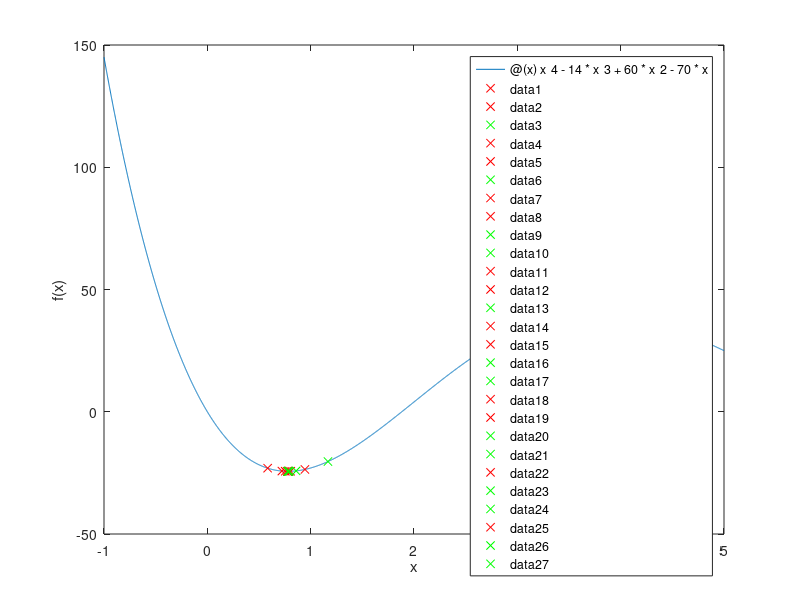

Write MATLAB code to recreate this figure.
f =@(x)x^4-14*x^3+60*x^2-70*x;         %function

a = 0;                   
b = 4;      
N= 50;                    %max iteration
eps = 0.00001             %epsilon

figure,fplot(f,[a-1,b+1])
ylabel ('f(x)')
xlabel ('x')
hold on


rho=double((sqrt(5)-1)/2); % golden proportion coefficient, around 0.618
x1=a+(1-rho)*(b-a);        % computing x values
x2=a+rho*(b-a);
f_x1=f(x1);                % computing values in x points
f_x2=f(x2);
fprintf('---------------------------------------------------\n');
fprintf('x1     \t   x2       \t  f(x1)   \t f(x2) \t   b-a\n');
fprintf('%.4e %.4e %.4e %.4e %.4e \n',x1,x2,f_x1,f_x2,b-a);

for i=1:N-2
    if(f_x1<f_x2)          % for finding max point : if(f_x1>f_x2) 
        b=x2;
        x2=x1;
        x1=a+(1-rho)*(b-a);
        
        f_x1=f(x1);
        f_x2=f(x2);
        
        plot(x1,f_x1,'rx');
        hold on;
    else
        a=x1;
        x1=x2;
        x2=a+rho*(b-a);
     
        f_x1=f(x1);
        f_x2=f(x2);
        
        plot(x2,f_x2,'gx');
        hold on;
    end
    fprintf('%.4e %.4e %.4e %.4e %.4e \n',x1,x2,f_x1,f_x2,b-a);
    if (abs(b-a)<=eps)
        fprintf('succeeded after %d steps\n',i);
        return;
    end
end